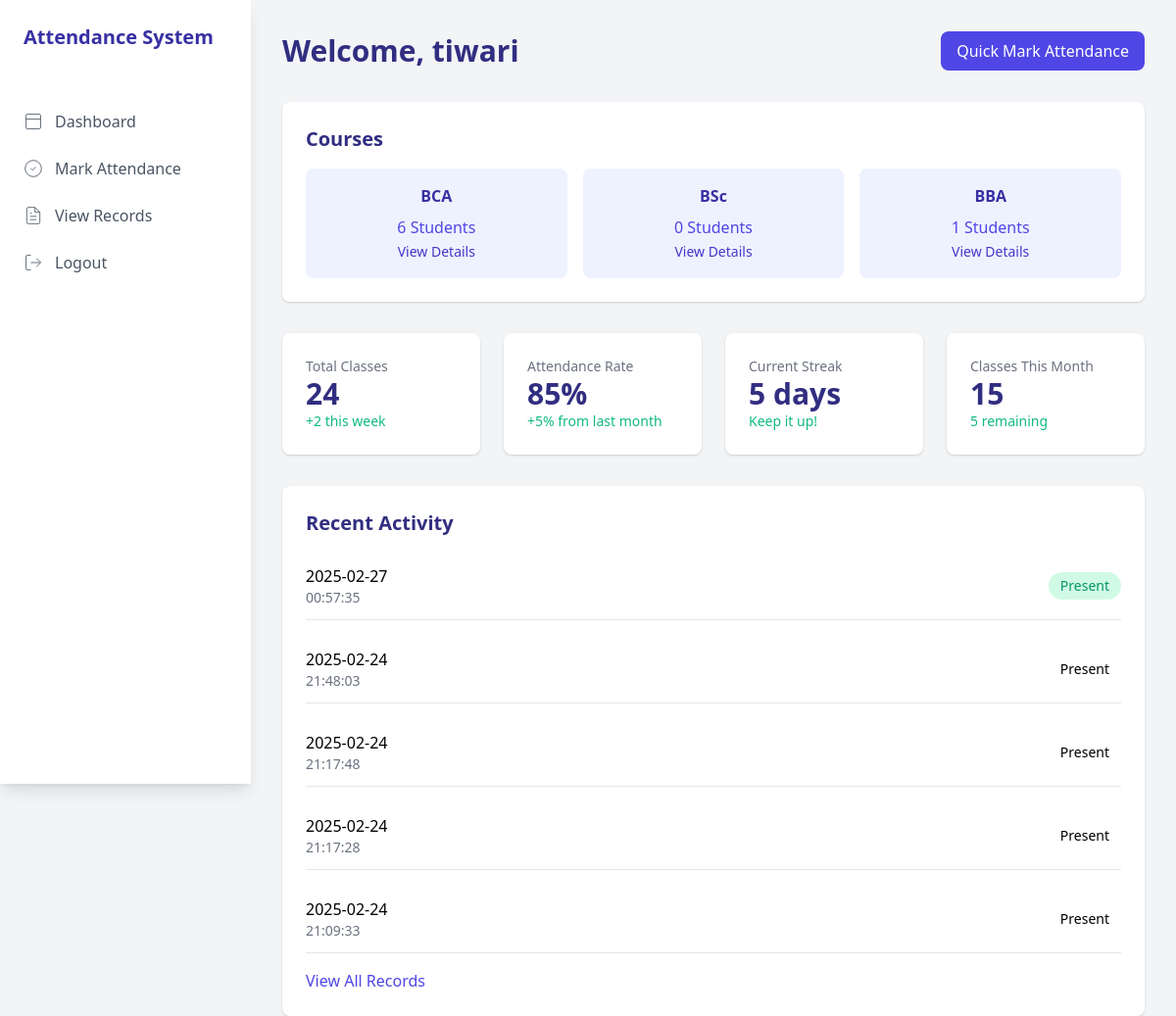
The app's page /dashboard (signed in) with its own data.
### tables this page shows
CREATE TABLE attendance (
        id INTEGER PRIMARY KEY AUTOINCREMENT,
        user_id INTEGER,
        course_id INTEGER,
        time TEXT,
        date TEXT,
        FOREIGN KEY(user_id) REFERENCES users(user_id),
        FOREIGN KEY(course_id) REFERENCES courses(course_id)
    );

### app.py (the view, shortened to what this page needs)
@app.route('/dashboard')
def dashboard():
    if 'username' not in session:
        return redirect(url_for('login'))
    conn = sqlite3.connect(DATABASE_PATH)
    c = conn.cursor()
    if session['role'] == 'teacher':
        c.execute("""
            SELECT users.username, attendance.date, attendance.time
            FROM attendance
            JOIN users ON attendance.user_id = users.user_id
            ORDER BY attendance.date DESC, attendance.time DESC
            LIMIT 5
        """)
    records = c.fetchall()
    course_counts = {}
    if session['role'] == 'teacher':
        c.execute("""
            SELECT COUNT(DISTINCT user_id)
            FROM attendance
            WHERE course_id = 1
        """)
        course_counts['bca'] = c.fetchone()[0]
        c.execute("""
            SELECT COUNT(DISTINCT user_id)
            FROM attendance
            WHERE course_id = 2
        """)
        course_counts['bsc'] = c.fetchone()[0]
        c.execute("""
            SELECT COUNT(DISTINCT user_id)
            FROM attendance
            WHERE course_id = 3
        """)
        course_counts['bba'] = c.fetchone()[0]
    conn.close()
    return render_template('dashboard.html',
                         records=records,
                         role=session['role'],
                         course_counts=course_counts)

### templates/dashboard.html (shortened to what this page needs)
<!DOCTYPE html>
<html lang="en">
<head>
    <link href="https://cdnjs.cloudflare.com/ajax/libs/tailwindcss/2.2.19/tailwind.min.css" rel="stylesheet">
</head>
<body class="bg-gray-100">
    <div class="flex h-screen">
        <div class="w-64 bg-white shadow-lg">
            <div class="p-6">
                <h1 class="text-xl font-bold text-indigo-800">Attendance System</h1>
            </div>
            <nav class="mt-6">
                <a href="{{ url_for('dashboard') }}" class="flex items-center px-6 py-3 text-gray-600 hover:bg-indigo-50 hover:text-indigo-700">
                    <svg class="w-5 h-5 mr-3" viewBox="0 0 24 24" fill="none" stroke="currentColor">
                        <rect x="3" y="3" width="18" height="18" rx="2" />
                        <path d="M3 9h18" />
                    </svg>
                    Dashboard
                </a>
                <a href="{{ url_for('mark_attendance') }}" class="flex items-center px-6 py-3 text-gray-600 hover:bg-indigo-50 hover:text-indigo-700">
                    <svg class="w-5 h-5 mr-3" viewBox="0 0 24 24" fill="none" stroke="currentColor">
                        <path d="M9 12l2 2 4-4" />
                        <circle cx="12" cy="12" r="10" />
                    </svg>
                    Mark Attendance
                </a>
                <a href="{{ url_for('view_records') }}" class="flex items-center px-6 py-3 text-gray-600 hover:bg-indigo-50 hover:text-indigo-700">
                    <svg class="w-5 h-5 mr-3" viewBox="0 0 24 24" fill="none" stroke="currentColor">
                        <path d="M14 2H6a2 2 0 0 0-2 2v16a2 2 0 0 0 2 2h12a2 2 0 0 0 2-2V8z" />
                        <path d="M14 2v6h6" />
                        <path d="M16 13H8" />
                        <path d="M16 17H8" />
                        <path d="M10 9H8" />
                    </svg>
                    View Records
                </a>
                <a href="{{ url_for('logout') }}" class="flex items-center px-6 py-3 text-gray-600 hover:bg-indigo-50 hover:text-indigo-700 mt-auto">
                    <svg class="w-5 h-5 mr-3" viewBox="0 0 24 24" fill="none" stroke="currentColor">
                        <path d="M9 21H5a2 2 0 0 1-2-2V5a2 2 0 0 1 2-2h4" />
                        <polyline points="16 17 21 12 16 7" />
                        <line x1="21" y1="12" x2="9" y2="12" />
                    </svg>
                    Logout
                </a>
            </nav>
        </div>
        <div class="flex-1 p-8">
            <div class="flex justify-between items-center mb-8">
                <h1 class="text-3xl font-bold text-indigo-900">Welcome, {{ session.get('username', 'User') }}</h1>
                <a href="{{ url_for('mark_attendance') }}" class="px-4 py-2 bg-indigo-600 text-white rounded-lg hover:bg-indigo-700">
                    Quick Mark Attendance
                </a>
            </div>
            {% if session.get('role') == 'teacher' %}
            <div class="bg-white rounded-lg shadow p-6 mb-8">
                <h2 class="text-xl font-bold text-indigo-900 mb-4">Courses</h2>
                <div class="grid grid-cols-3 gap-4">
                    <div class="p-4 bg-indigo-50 rounded-lg text-center hover:bg-indigo-100 transition">
                        <h3 class="text-indigo-800 font-semibold">BCA</h3>
                        <p class="mt-2 text-indigo-600">{{ course_counts.bca }} Students</p>
                        <a href="{{ url_for('view_course_records', course_id=1) }}" class="mt-2 text-sm text-indigo-700 hover:underline">View Details</a>
                    </div>
                    <div class="p-4 bg-indigo-50 rounded-lg text-center hover:bg-indigo-100 transition">
                        <h3 class="text-indigo-800 font-semibold">BSc</h3>
                        <p class="mt-2 text-indigo-600">{{ course_counts.bsc }} Students</p>
                        <a href="{{ url_for('view_course_records', course_id=2) }}" class="mt-2 text-sm text-indigo-700 hover:underline">View Details</a>
                    </div>
                    <div class="p-4 bg-indigo-50 rounded-lg text-center hover:bg-indigo-100 transition">
                        <h3 class="text-indigo-800 font-semibold">BBA</h3>
                        <p class="mt-2 text-indigo-600">{{ course_counts.bba }} Students</p>
                        <a href="{{ url_for('view_course_records', course_id=3) }}" class="mt-2 text-sm text-indigo-700 hover:underline">View Details</a>
                    </div>
                </div>
            </div>
            {% endif %}
            <div class="grid grid-cols-4 gap-6 mb-8">
                <div class="bg-white p-6 rounded-lg shadow">
                    <h2 class="text-gray-500 text-sm font-medium">Total Classes</h2>
                    <p class="text-3xl font-bold text-indigo-900">24</p>
                    <p class="text-green-500 text-sm">+2 this week</p>
                </div>
                <div class="bg-white p-6 rounded-lg shadow">
                    <h2 class="text-gray-500 text-sm font-medium">Attendance Rate</h2>
                    <p class="text-3xl font-bold text-indigo-900">85%</p>
                    <p class="text-green-500 text-sm">+5% from last month</p>
                </div>
                <div class="bg-white p-6 rounded-lg shadow">
                    <h2 class="text-gray-500 text-sm font-medium">Current Streak</h2>
                    <p class="text-3xl font-bold text-indigo-900">5 days</p>
                    <p class="text-green-500 text-sm">Keep it up!</p>
                </div>
                <div class="bg-white p-6 rounded-lg shadow">
                    <h2 class="text-gray-500 text-sm font-medium">Classes This Month</h2>
                    <p class="text-3xl font-bold text-indigo-900">15</p>
                    <p class="text-green-500 text-sm">5 remaining</p>
                </div>
            </div>
            <div class="bg-white rounded-lg shadow p-6">
                <h2 class="text-xl font-bold text-indigo-900 mb-4">Recent Activity</h2>
                <div class="space-y-4">
                    {% for record in records %}
                    <div class="flex items-center justify-between py-3 border-b">
                        <div>
                            <h3 class="font-medium">{{ record[1] }}</h3>
                            <p class="text-sm text-gray-500">{{ record[2] }}</p>
                        </div>
                        <span class="px-3 py-1 text-sm {% if loop.index0 == 0 %}text-green-600{% else %}text-orange-600{% endif %} bg-{% if loop.index0 == 0 %}green{% else %}orange{% endif %}-100 rounded-full">
                            {% if loop.index0 == 0 %}Present{% else %}Present{% endif %}
                        </span>
                    </div>
                    {% endfor %}
                </div>
                <a href="{{ url_for('view_records') }}" class="mt-4 inline-block text-indigo-600 hover:text-indigo-800">View All Records</a>
            </div>
        </div>
    </div>
</body>
</html>

### records on screen
attendance: date "2025-02-27", time "00:57:35", shows "Present"
attendance: date "2025-02-24", time "21:48:03", shows "Present"
attendance: date "2025-02-24", time "21:17:48", shows "Present"
attendance: date "2025-02-24", time "21:17:28", shows "Present"
attendance: date "2025-02-24", time "21:09:33", shows "Present"

### other values on screen
{{ session.get('username', 'User') }} "tiwari"
{{ course_counts.bca }} "6"
{{ course_counts.bsc }} "0"
{{ course_counts.bba }} "1"
